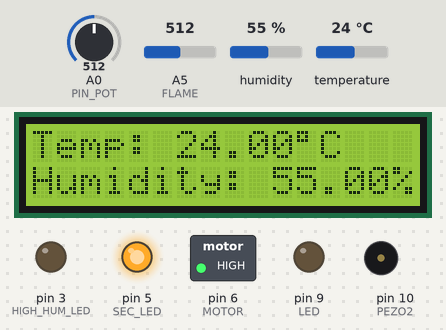
Recording of a sketch running on a simulated Arduino Uno, built with avr-gcc and run on an emulated ATmega328P. Shown: 16×2 character LCD, switched loads named in the sketch (green lamp = pin HIGH), output pins drawn as LEDs (lit = HIGH), buzzer (waves = sounding). Inputs (shaded band) come from the test bench; at power-on: humidity 55 %, temperature 24 °C, A0 (PIN_POT) = 512, A5 (FLAME) = 512. Pins used as bus, display or sensor lines are not drawn; what the sketch prints to the serial monitor is not drawn.

Above: at 3.2 s.
3.3 s: humidity set to 68 %
At 3.7 s:
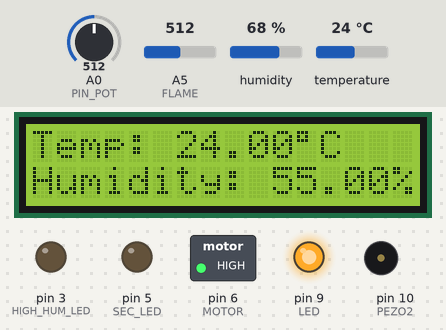
At 7.89 s:
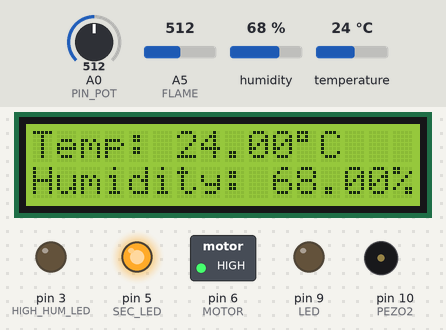
8.6 s: humidity set to 71 %
Timing chart, 0 to 9.2 s (numbered marks = the images above; inputs shaded):
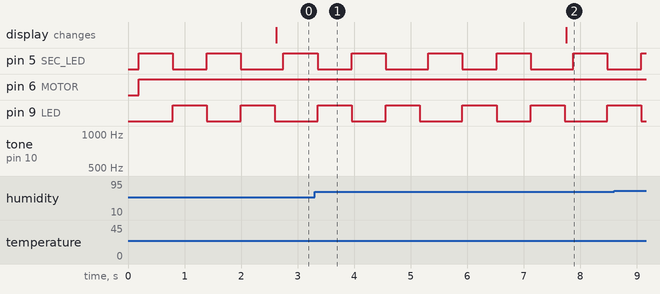

The sketch:

cp.ino
```cpp
#include "DHT.h"                  //Подключаем библиотеку для работы с датчиком DHT11
#include "Wire.h"
#include "LiquidCrystal_I2C.h"    //Подключаем библиотеки для работы с LCD дисплеем

int LD;                           //Объявляем вспомогательную переменную

#define DHTPIN 2                  //Задаем PIN для подключения датчика DHT11
#define LED 9                     //Задаем PIN который выдает ШИМ-сигнал
#define FOTO 0                    //Задаем PIN для подключения фоторезистора
#define MOTOR 6
#define PEZO 13
#define PIN_POT     A0
#define FLAME A5
#define HIGH_HUM_LED 3
#define SEC_LED 5
#define PEZO2 10
#define CONDITION(x,part) (x>=1024/part)

DHT dht(DHTPIN, DHT11);           //Инициализируем датчик DHT11
LiquidCrystal_I2C lcd(0x27,16,2); //Инициализируем дисплей


void setup() {
 pinMode(LED, OUTPUT);            //Настраиваем PIN LED как выход
 pinMode(MOTOR,OUTPUT);
 pinMode(FLAME, INPUT);
                                  //Пин с переменным резистором является входом
 pinMode(PIN_POT, INPUT);
 dht.begin();                     //Включаем датчик температуры и влажности
 Serial.begin(9600);
 lcd.init();                      //Включаем LCD дисплей
 lcd.backlight();
}

void secLedOn(){
  analogWrite(SEC_LED, 255);
}

void secLedOff(){
  digitalWrite(SEC_LED, LOW);
}

int light(int svet)               //Функция преобразования
{                                 //значения с датчика освещенности
  if (svet<25)                    //в значение ШИМ-сигнала
  {
    return 255;
  }

  if(svet>1020)
  {
    return 2;
  }
  else
  {
    int L=(int)(-0.2*svet+261.262);
    return L;
  }
}

void buzzON(){
   // Whoop up
   secLedOn();
  for(int hz = 440; hz < 1000; hz++){
    if(!CONDITION(analogRead(PIN_POT),4)) {buzzOFF();return;}
    tone(PEZO, hz, 50);
    analogWrite(PEZO2,50);
    tone(PEZO2, 1440-hz, 50);
    if(hz==1440/2){
      secLedOff();
      ledOn();
    }
    delay(2);
  }
  noTone(PEZO);
  noTone(PEZO2);
  ledOff();
secLedOn();
  // Whoop down
  for(int hz = 1000; hz > 440; hz--){
    if(!CONDITION(analogRead(PIN_POT),4)) {buzzOFF();return;}
    if(hz==1440/2){
      secLedOff();
      ledOn();
    }
    tone(PEZO, hz, 50);
    tone(PEZO2, 1440-hz, 50);
    delay(2);
  }
  noTone(PEZO);
  noTone(PEZO2);
  ledOff();
}

void buzzOFF(){
  secLedOff();
  ledOff();
  noTone(PEZO);
  noTone(PEZO2);
}

void ledOn(){
  digitalWrite(LED, HIGH);
}

void ledOff(){
    digitalWrite(LED, LOW);
}

void fanON(){
  digitalWrite(MOTOR,HIGH);
}

void fanOFF(){
  digitalWrite(MOTOR,LOW);
}

void loop() {
   //int f = analogRead(FOTO);              //Считываем значение с датчика освещенности
   //LD=light(f);
   int flame = analogRead(FLAME);
   Serial.println(flame);
   if(flame>600){
    /*tone(PEZO, 50, 500);
    delay(4);
    buzzOFF();*/
   }
   delay(100);
   int rotat = analogRead(PIN_POT);
   analogWrite(LED, LD);                  //Устанавливаем значение ШИМ
   float h=dht.readHumidity();            //Считываем значение влажности
   float t=dht.readTemperature();         //Считываем значение температуры
    if(h>=70.00){
    analogWrite(HIGH_HUM_LED, 255);
   }
   else{
    digitalWrite(HIGH_HUM_LED, LOW);
   }

    if(t>=24.0){
      if(CONDITION(rotat,4)){
      fanON();
      buzzON();
      }
      else{
        fanOFF();
        buzzOFF();
      }
    }
    else{
       buzzOFF();
       fanOFF();
    }
    lcd.setCursor(0,0); //Устанавливаем курсор в нулевую позицию верхней строки
    lcd.print("Temp: ");                   //Отображаем значение температуры
    lcd.print(t);
    lcd.print((char)223);
    lcd.print("C");

    lcd.setCursor(0,1);                   //Помещаем курсор в нулевую позицию нижней строки
    lcd.print("Humidity: ");                    //Отображаем значение влажности
    lcd.print(h);
    lcd.print("%");

}
```

Measured:
- after the input at 3.3 s, tone on pin 10 (PEZO2): stays silent (without the input it goes to 707 Hz after 1.3 s)
